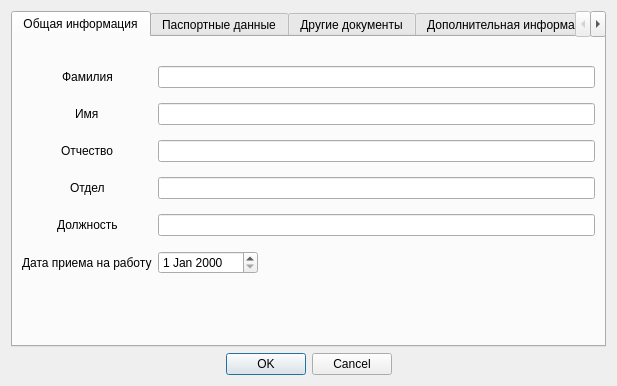
<?xml version="1.0" encoding="UTF-8"?>
<ui version="4.0">
 <class>DialogInsertInfo</class>
 <widget class="QDialog" name="DialogInsertInfo">
  <property name="geometry">
   <rect>
    <x>0</x>
    <y>0</y>
    <width>617</width>
    <height>386</height>
   </rect>
  </property>
  <property name="windowTitle">
   <string>Данные о сотруднике</string>
  </property>
  <layout class="QVBoxLayout" name="verticalLayout">
   <item>
    <widget class="QTabWidget" name="tabWidget">
     <property name="currentIndex">
      <number>0</number>
     </property>
     <widget class="QWidget" name="tab_genInfo">
      <attribute name="title">
       <string>Общая информация</string>
      </attribute>
      <layout class="QVBoxLayout" name="verticalLayout_2">
       <item>
        <layout class="QFormLayout" name="formLayout">
         <property name="sizeConstraint">
          <enum>QLayout::SetDefaultConstraint</enum>
         </property>
         <property name="labelAlignment">
          <set>Qt::AlignCenter</set>
         </property>
         <property name="verticalSpacing">
          <number>15</number>
         </property>
         <property name="topMargin">
          <number>20</number>
         </property>
         <item row="0" column="0">
          <widget class="QLabel" name="label_lastname">
           <property name="text">
            <string>Фамилия</string>
           </property>
           <property name="buddy">
            <cstring></cstring>
           </property>
          </widget>
         </item>
         <item row="0" column="1">
          <widget class="QLineEdit" name="edit_lastname"/>
         </item>
         <item row="1" column="0">
          <widget class="QLabel" name="label_name">
           <property name="text">
            <string>Имя</string>
           </property>
          </widget>
         </item>
         <item row="1" column="1">
          <widget class="QLineEdit" name="edit_name"/>
         </item>
         <item row="2" column="0">
          <widget class="QLabel" name="label_surname">
           <property name="text">
            <string>Отчество</string>
           </property>
          </widget>
         </item>
         <item row="2" column="1">
          <widget class="QLineEdit" name="edit_surname"/>
         </item>
         <item row="3" column="0">
          <widget class="QLabel" name="label_department">
           <property name="text">
            <string>Отдел</string>
           </property>
          </widget>
         </item>
         <item row="3" column="1">
          <widget class="QLineEdit" name="edit_department"/>
         </item>
         <item row="4" column="0">
          <widget class="QLabel" name="label_position">
           <property name="sizePolicy">
            <sizepolicy hsizetype="Maximum" vsizetype="Preferred">
             <horstretch>0</horstretch>
             <verstretch>0</verstretch>
            </sizepolicy>
           </property>
           <property name="text">
            <string>Должность</string>
           </property>
          </widget>
         </item>
         <item row="4" column="1">
          <widget class="QLineEdit" name="edit_position"/>
         </item>
         <item row="5" column="0">
          <widget class="QLabel" name="label_hireDate">
           <property name="text">
            <string>Дата приема на работу</string>
           </property>
          </widget>
         </item>
         <item row="5" column="1">
          <widget class="QDateEdit" name="edit_hireDate">
           <property name="sizePolicy">
            <sizepolicy hsizetype="Expanding" vsizetype="Fixed">
             <horstretch>0</horstretch>
             <verstretch>0</verstretch>
            </sizepolicy>
           </property>
           <property name="maximumSize">
            <size>
             <width>100</width>
             <height>16777215</height>
            </size>
           </property>
          </widget>
         </item>
        </layout>
       </item>
      </layout>
     </widget>
     <widget class="QWidget" name="tab_passportInfo">
      <attribute name="title">
       <string>Паспортные данные</string>
      </attribute>
      <layout class="QVBoxLayout" name="verticalLayout_3">
       <item>
        <layout class="QFormLayout" name="formLayout_4">
         <property name="labelAlignment">
          <set>Qt::AlignCenter</set>
         </property>
         <property name="verticalSpacing">
          <number>15</number>
         </property>
         <property name="leftMargin">
          <number>0</number>
         </property>
         <property name="topMargin">
          <number>20</number>
         </property>
         <item row="0" column="0">
          <widget class="QLabel" name="label_passportSeries">
           <property name="text">
            <string>Серия</string>
           </property>
          </widget>
         </item>
         <item row="0" column="1">
          <widget class="QLineEdit" name="edit_passportSeries"/>
         </item>
         <item row="1" column="0">
          <widget class="QLabel" name="label_passportNumber">
           <property name="text">
            <string>Номер</string>
           </property>
          </widget>
         </item>
         <item row="1" column="1">
          <widget class="QLineEdit" name="edit_passportNumber"/>
         </item>
         <item row="2" column="0">
          <widget class="QLabel" name="label_passportIssuanceDate">
           <property name="text">
            <string>Дата выдачи</string>
           </property>
          </widget>
         </item>
         <item row="2" column="1">
          <widget class="QDateEdit" name="edit_issuanceDate">
           <property name="sizePolicy">
            <sizepolicy hsizetype="Expanding" vsizetype="Fixed">
             <horstretch>0</horstretch>
             <verstretch>0</verstretch>
            </sizepolicy>
           </property>
           <property name="maximumSize">
            <size>
             <width>100</width>
             <height>16777215</height>
            </size>
           </property>
          </widget>
         </item>
         <item row="3" column="0">
          <widget class="QLabel" name="label_issuanceAgencyName">
           <property name="text">
            <string>Выдавший орган</string>
           </property>
          </widget>
         </item>
         <item row="3" column="1">
          <widget class="QLineEdit" name="edit_issuanceDepartmentName"/>
         </item>
         <item row="4" column="0">
          <widget class="QLabel" name="label_issuanceAgencyCode">
           <property name="text">
            <string>Код подразделения</string>
           </property>
          </widget>
         </item>
         <item row="4" column="1">
          <widget class="QLineEdit" name="edit_issuanceDepartmentCode"/>
         </item>
         <item row="5" column="0">
          <widget class="QLabel" name="label_validityDate">
           <property name="text">
            <string>Срок действия</string>
           </property>
          </widget>
         </item>
         <item row="5" column="1">
          <widget class="QDateEdit" name="edit_validityDate">
           <property name="sizePolicy">
            <sizepolicy hsizetype="Expanding" vsizetype="Fixed">
             <horstretch>0</horstretch>
             <verstretch>0</verstretch>
            </sizepolicy>
           </property>
           <property name="maximumSize">
            <size>
             <width>100</width>
             <height>16777215</height>
            </size>
           </property>
          </widget>
         </item>
        </layout>
       </item>
      </layout>
     </widget>
     <widget class="QWidget" name="tab_otherDocumentsInfo">
      <attribute name="title">
       <string>Другие документы</string>
      </attribute>
      <layout class="QVBoxLayout" name="verticalLayout_4">
       <item>
        <layout class="QFormLayout" name="formLayout_2">
         <property name="labelAlignment">
          <set>Qt::AlignCenter</set>
         </property>
         <property name="verticalSpacing">
          <number>15</number>
         </property>
         <property name="topMargin">
          <number>20</number>
         </property>
         <item row="0" column="0">
          <widget class="QLabel" name="label_Inn">
           <property name="text">
            <string>ИНН</string>
           </property>
          </widget>
         </item>
         <item row="0" column="1">
          <widget class="QLineEdit" name="edit_INN"/>
         </item>
         <item row="1" column="0">
          <widget class="QLabel" name="label_Snils">
           <property name="text">
            <string>СНИЛС</string>
           </property>
          </widget>
         </item>
         <item row="1" column="1">
          <widget class="QLineEdit" name="edit_SNILS"/>
         </item>
         <item row="2" column="0">
          <widget class="QLabel" name="label_medPolicyNumber">
           <property name="text">
            <string>Номер мед. полиса</string>
           </property>
          </widget>
         </item>
         <item row="2" column="1">
          <widget class="QLineEdit" name="edit_medicalPolicyNumber"/>
         </item>
        </layout>
       </item>
      </layout>
     </widget>
     <widget class="QWidget" name="tab_additionalInfo">
      <attribute name="title">
       <string>Дополнительная информация</string>
      </attribute>
      <layout class="QVBoxLayout" name="verticalLayout_5">
       <item>
        <layout class="QFormLayout" name="formLayout_3">
         <property name="labelAlignment">
          <set>Qt::AlignCenter</set>
         </property>
         <property name="verticalSpacing">
          <number>15</number>
         </property>
         <property name="topMargin">
          <number>20</number>
         </property>
         <item row="0" column="0">
          <widget class="QLabel" name="label_birthDate">
           <property name="text">
            <string>Дата рождения</string>
           </property>
          </widget>
         </item>
         <item row="0" column="1">
          <widget class="QDateEdit" name="edit_dateOfBirth">
           <property name="sizePolicy">
            <sizepolicy hsizetype="Expanding" vsizetype="Fixed">
             <horstretch>0</horstretch>
             <verstretch>0</verstretch>
            </sizepolicy>
           </property>
           <property name="maximumSize">
            <size>
             <width>100</width>
             <height>16777215</height>
            </size>
           </property>
          </widget>
         </item>
         <item row="1" column="0">
          <widget class="QLabel" name="label_BirthPlace">
           <property name="text">
            <string>Место рождения</string>
           </property>
          </widget>
         </item>
         <item row="1" column="1">
          <widget class="QLineEdit" name="edit_placeOfBirth"/>
         </item>
         <item row="2" column="0">
          <widget class="QLabel" name="label_citizenship">
           <property name="text">
            <string>Гражданство</string>
           </property>
          </widget>
         </item>
         <item row="2" column="1">
          <widget class="QLineEdit" name="edit_citizenship"/>
         </item>
         <item row="3" column="0">
          <widget class="QLabel" name="label_nationality">
           <property name="text">
            <string>Национальность</string>
           </property>
          </widget>
         </item>
         <item row="3" column="1">
          <widget class="QLineEdit" name="edit_nationality"/>
         </item>
         <item row="4" column="0">
          <widget class="QLabel" name="label_maritalStatus">
           <property name="text">
            <string>Семейное положение</string>
           </property>
          </widget>
         </item>
         <item row="4" column="1">
          <widget class="QLineEdit" name="edit_maritialStatus"/>
         </item>
        </layout>
       </item>
      </layout>
     </widget>
    </widget>
   </item>
   <item>
    <widget class="QDialogButtonBox" name="buttonBox">
     <property name="orientation">
      <enum>Qt::Horizontal</enum>
     </property>
     <property name="standardButtons">
      <set>QDialogButtonBox::Cancel|QDialogButtonBox::Ok</set>
     </property>
     <property name="centerButtons">
      <bool>true</bool>
     </property>
    </widget>
   </item>
  </layout>
 </widget>
 <resources/>
 <connections>
  <connection>
   <sender>buttonBox</sender>
   <signal>rejected()</signal>
   <receiver>DialogInsertInfo</receiver>
   <slot>reject()</slot>
   <hints>
    <hint type="sourcelabel">
     <x>316</x>
     <y>260</y>
    </hint>
    <hint type="destinationlabel">
     <x>286</x>
     <y>274</y>
    </hint>
   </hints>
  </connection>
  <connection>
   <sender>buttonBox</sender>
   <signal>accepted()</signal>
   <receiver>DialogInsertInfo</receiver>
   <slot>accept()</slot>
   <hints>
    <hint type="sourcelabel">
     <x>248</x>
     <y>254</y>
    </hint>
    <hint type="destinationlabel">
     <x>157</x>
     <y>274</y>
    </hint>
   </hints>
  </connection>
 </connections>
</ui>
